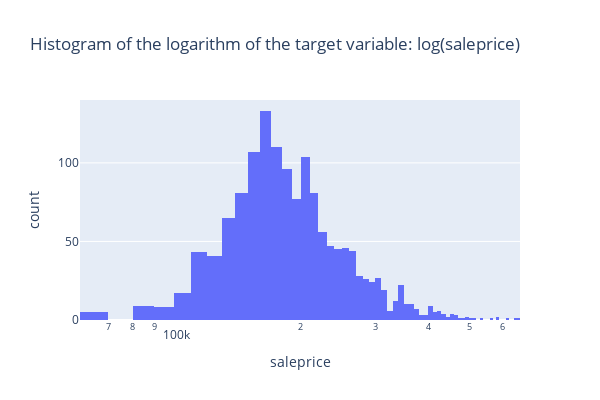

The notebook cell this image was saved under:
### Code cell
px.histogram(og_train, 
    x = 'saleprice',
    log_x = True,
    height = 400,
    width = 600,
    title = "Histogram of the logarithm of the target variable: log(saleprice)").show()

### Figure 1 — Plotly figure (JSON) as saved in the notebook; plotly's stock layout.template omitted (floating-point values rounded to 4 significant figures; data arrays with more than 128 entries replaced by an {"elided": "..."} marker saying what was removed)
{"data": [{"alignmentgroup": "True", "bingroup": "x", "hovertemplate": "saleprice=%{x}<br>count=%{y}<extra></extra>", "legendgroup": "", "marker": {"color": "#636efa", "pattern": {"shape": ""}}, "name": "", "offsetgroup": "", "orientation": "v", "showlegend": false, "type": "histogram", "x": {"elided": "1460 int values"}, "xaxis": "x", "yaxis": "y"}], "layout": {"barmode": "relative", "height": 400, "legend": {"tracegroupgap": 0}, "title": {"text": "Histogram of the logarithm of the target variable: log(saleprice)"}, "width": 600, "xaxis": {"anchor": "y", "domain": [0, 1], "title": {"text": "saleprice"}, "type": "log"}, "yaxis": {"anchor": "x", "domain": [0, 1], "title": {"text": "count"}}}}
